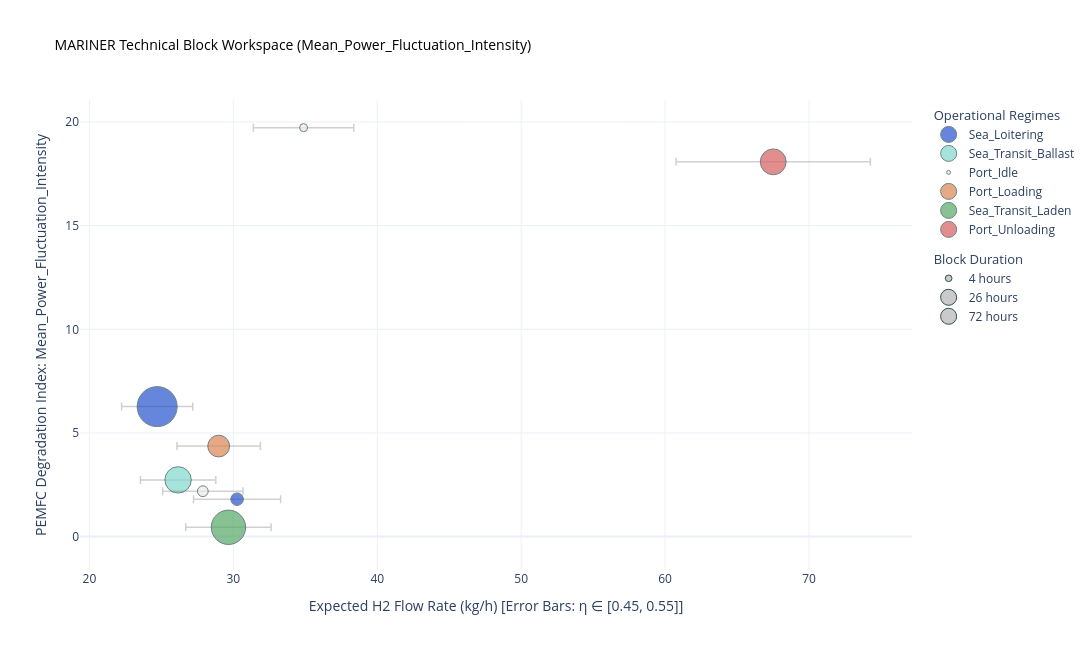
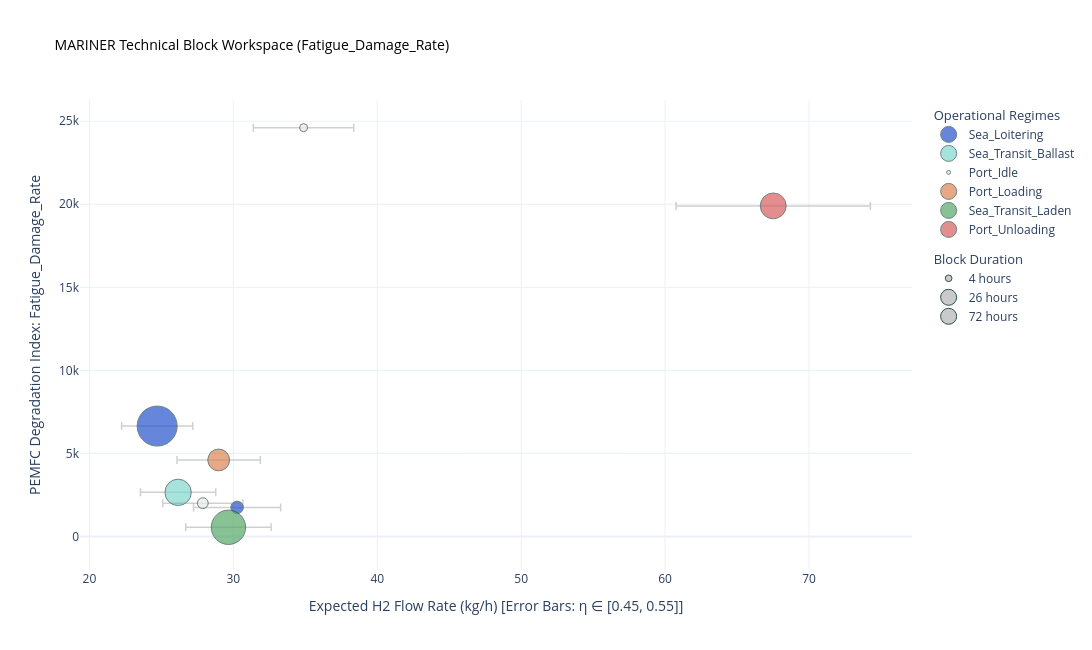

The code cell stored with these charts, in order, in its notebook:
### Code cell
fig_bricks_fluctuation = plot_block_space(registry_df, y_axis_metric='Mean_Power_Fluctuation_Intensity')
fig_bricks_fluctuation.show()
fig_bricks_fatigue = plot_block_space(registry_df, y_axis_metric='Fatigue_Damage_Rate')
fig_bricks_fatigue.show()

### Figure 1 — Plotly figure (JSON) as saved in the notebook; plotly's stock layout.template omitted (floating-point values rounded to 4 significant figures)
{"data": [{"error_x": {"array": [2.471, 3.026], "color": "rgba(120,120,120,0.35)", "symmetric": true, "thickness": 1.5, "type": "data", "width": 4}, "hoverinfo": "text", "legendgroup": "Modes", "legendgrouptitle": {"text": "Operational Regimes"}, "marker": {"color": "#2653CC", "line": {"color": "DarkSlateGrey", "width": 1}, "size": [72.25, 7.083], "sizemin": 4, "sizemode": "area", "sizeref": 0.09031}, "mode": "markers", "name": "Sea_Loitering", "text": ["<b>Mode Block: Sea_Loitering</b><br>File Origin: Rotherhithe_voy_179.csv<br>Start Timestamp: 2025-12-23 14:35<br>Total Duration: 72.25 h<br>Mean Power Demand: 407.5 kW<br>-----------------------------------<br>H2 Rate: [22.24 - 27.18] kg/h<br>Fatigue Damage Rate: 6643.5801 (/s)<br>Power Fluctuation: 6.27 (kW²/s²)<br>", "<b>Mode Block: Sea_Loitering</b><br>File Origin: Rotherhithe_voy_179.csv<br>Start Timestamp: 2025-12-30 00:55<br>Total Duration: 7.08 h<br>Mean Power Demand: 499.1 kW<br>-----------------------------------<br>H2 Rate: [27.24 - 33.29] kg/h<br>Fatigue Damage Rate: 1747.0618 (/s)<br>Power Fluctuation: 1.80 (kW²/s²)<br>"], "type": "scatter", "x": [24.71, 30.26], "y": [6.269, 1.802]}, {"error_x": {"array": [2.616], "color": "rgba(120,120,120,0.35)", "symmetric": true, "thickness": 1.5, "type": "data", "width": 4}, "hoverinfo": "text", "legendgroup": "Modes", "legendgrouptitle": {"text": "Operational Regimes"}, "marker": {"color": "#81D8D0", "line": {"color": "DarkSlateGrey", "width": 1}, "size": [31.42], "sizemin": 4, "sizemode": "area", "sizeref": 0.09031}, "mode": "markers", "name": "Sea_Transit_Ballast", "text": ["<b>Mode Block: Sea_Transit_Ballast</b><br>File Origin: Rotherhithe_voy_179.csv<br>Handling: Separated<br>Start Timestamp: 2025-12-22 10:50<br>Total Duration: 31.42 h<br>Mean Power Demand: 431.5 kW<br>-----------------------------------<br>H2 Rate: [23.55 - 28.78] kg/h<br>Fatigue Damage Rate: 2651.6218 (/s)<br>Power Fluctuation: 2.73 (kW²/s²)<br>"], "type": "scatter", "x": [26.16], "y": [2.732]}, {"error_x": {"array": [2.788, 3.488], "color": "rgba(120,120,120,0.35)", "symmetric": true, "thickness": 1.5, "type": "data", "width": 4}, "hoverinfo": "text", "legendgroup": "Modes", "legendgrouptitle": {"text": "Operational Regimes"}, "marker": {"color": "#EAEAEA", "line": {"color": "DarkSlateGrey", "width": 1}, "size": [5.25, 2.5], "sizemin": 4, "sizemode": "area", "sizeref": 0.09031}, "mode": "markers", "name": "Port_Idle", "text": ["<b>Mode Block: Port_Idle</b><br>File Origin: Rotherhithe_voy_179.csv<br>Start Timestamp: 2025-12-27 15:55<br>Total Duration: 5.25 h<br>Mean Power Demand: 459.9 kW<br>-----------------------------------<br>H2 Rate: [25.09 - 30.67] kg/h<br>Fatigue Damage Rate: 2001.5266 (/s)<br>Power Fluctuation: 2.18 (kW²/s²)<br>", "<b>Mode Block: Port_Idle</b><br>File Origin: Rotherhithe_voy_179.csv<br>Start Timestamp: 2025-12-30 09:35<br>Total Duration: 2.50 h<br>Mean Power Demand: 575.3 kW<br>-----------------------------------<br>H2 Rate: [31.39 - 38.37] kg/h<br>Fatigue Damage Rate: 24614.2304 (/s)<br>Power Fluctuation: 19.73 (kW²/s²)<br>"], "type": "scatter", "x": [27.88, 34.88], "y": [2.185, 19.73]}, {"error_x": {"array": [2.898], "color": "rgba(120,120,120,0.35)", "symmetric": true, "thickness": 1.5, "type": "data", "width": 4}, "hoverinfo": "text", "legendgroup": "Modes", "legendgrouptitle": {"text": "Operational Regimes"}, "marker": {"color": "#DD8452", "line": {"color": "DarkSlateGrey", "width": 1}, "size": [21.42], "sizemin": 4, "sizemode": "area", "sizeref": 0.09031}, "mode": "markers", "name": "Port_Loading", "text": ["<b>Mode Block: Port_Loading</b><br>File Origin: Rotherhithe_voy_179.csv<br>Start Timestamp: 2025-12-26 18:30<br>Total Duration: 21.42 h<br>Mean Power Demand: 478.0 kW<br>-----------------------------------<br>H2 Rate: [26.08 - 31.88] kg/h<br>Fatigue Damage Rate: 4604.0597 (/s)<br>Power Fluctuation: 4.36 (kW²/s²)<br>"], "type": "scatter", "x": [28.98], "y": [4.364]}, {"error_x": {"array": [2.966], "color": "rgba(120,120,120,0.35)", "symmetric": true, "thickness": 1.5, "type": "data", "width": 4}, "hoverinfo": "text", "legendgroup": "Modes", "legendgrouptitle": {"text": "Operational Regimes"}, "marker": {"color": "#55A868", "line": {"color": "DarkSlateGrey", "width": 1}, "size": [53.33], "sizemin": 4, "sizemode": "area", "sizeref": 0.09031}, "mode": "markers", "name": "Sea_Transit_Laden", "text": ["<b>Mode Block: Sea_Transit_Laden</b><br>File Origin: Rotherhithe_voy_179.csv<br>Handling: Separated<br>Start Timestamp: 2025-12-27 21:10<br>Total Duration: 53.33 h<br>Mean Power Demand: 489.2 kW<br>-----------------------------------<br>H2 Rate: [26.69 - 32.63] kg/h<br>Fatigue Damage Rate: 548.1950 (/s)<br>Power Fluctuation: 0.44 (kW²/s²)<br>"], "type": "scatter", "x": [29.66], "y": [0.4447]}, {"error_x": {"array": [6.751], "color": "rgba(120,120,120,0.35)", "symmetric": true, "thickness": 1.5, "type": "data", "width": 4}, "hoverinfo": "text", "legendgroup": "Modes", "legendgrouptitle": {"text": "Operational Regimes"}, "marker": {"color": "#D65F5F", "line": {"color": "DarkSlateGrey", "width": 1}, "size": [30.17], "sizemin": 4, "sizemode": "area", "sizeref": 0.09031}, "mode": "markers", "name": "Port_Unloading", "text": ["<b>Mode Block: Port_Unloading</b><br>File Origin: Rotherhithe_voy_179.csv<br>Start Timestamp: 2025-12-30 12:05<br>Total Duration: 30.17 h<br>Mean Power Demand: 1113.5 kW<br>-----------------------------------<br>H2 Rate: [60.76 - 74.27] kg/h<br>Fatigue Damage Rate: 19903.5727 (/s)<br>Power Fluctuation: 18.08 (kW²/s²)<br>"], "type": "scatter", "x": [67.51], "y": [18.08]}, {"legendgroup": "Size", "legendgrouptitle": {"text": "Block Duration"}, "marker": {"color": "rgba(150,150,150,0.5)", "line": {"color": "DarkSlateGrey", "width": 1}, "size": 6.655}, "mode": "markers", "name": "4 hours", "type": "scatter", "x": [null], "y": [null]}, {"legendgroup": "Size", "legendgrouptitle": {"text": "Block Duration"}, "marker": {"color": "rgba(150,150,150,0.5)", "line": {"color": "DarkSlateGrey", "width": 1}, "size": 16.97}, "mode": "markers", "name": "26 hours", "type": "scatter", "x": [null], "y": [null]}, {"legendgroup": "Size", "legendgrouptitle": {"text": "Block Duration"}, "marker": {"color": "rgba(150,150,150,0.5)", "line": {"color": "DarkSlateGrey", "width": 1}, "size": 28.24}, "mode": "markers", "name": "72 hours", "type": "scatter", "x": [null], "y": [null]}], "layout": {"height": 650, "hovermode": "closest", "title": {"font": {"color": "black", "size": 14}, "text": "MARINER Technical Block Workspace (Mean_Power_Fluctuation_Intensity)"}, "width": 1100, "xaxis": {"title": {"text": "Expected H2 Flow Rate (kg/h) [Error Bars: η ∈ [0.45, 0.55]]"}}, "yaxis": {"title": {"text": "PEMFC Degradation Index: Mean_Power_Fluctuation_Intensity"}}}}

### Figure 2 — Plotly figure (JSON) as saved in the notebook; plotly's stock layout.template omitted (floating-point values rounded to 4 significant figures)
{"data": [{"error_x": {"array": [2.471, 3.026], "color": "rgba(120,120,120,0.35)", "symmetric": true, "thickness": 1.5, "type": "data", "width": 4}, "hoverinfo": "text", "legendgroup": "Modes", "legendgrouptitle": {"text": "Operational Regimes"}, "marker": {"color": "#2653CC", "line": {"color": "DarkSlateGrey", "width": 1}, "size": [72.25, 7.083], "sizemin": 4, "sizemode": "area", "sizeref": 0.09031}, "mode": "markers", "name": "Sea_Loitering", "text": ["<b>Mode Block: Sea_Loitering</b><br>File Origin: Rotherhithe_voy_179.csv<br>Start Timestamp: 2025-12-23 14:35<br>Total Duration: 72.25 h<br>Mean Power Demand: 407.5 kW<br>-----------------------------------<br>H2 Rate: [22.24 - 27.18] kg/h<br>Fatigue Damage Rate: 6643.5801 (/s)<br>Power Fluctuation: 6.27 (kW²/s²)<br>", "<b>Mode Block: Sea_Loitering</b><br>File Origin: Rotherhithe_voy_179.csv<br>Start Timestamp: 2025-12-30 00:55<br>Total Duration: 7.08 h<br>Mean Power Demand: 499.1 kW<br>-----------------------------------<br>H2 Rate: [27.24 - 33.29] kg/h<br>Fatigue Damage Rate: 1747.0618 (/s)<br>Power Fluctuation: 1.80 (kW²/s²)<br>"], "type": "scatter", "x": [24.71, 30.26], "y": [6644.0, 1747.0]}, {"error_x": {"array": [2.616], "color": "rgba(120,120,120,0.35)", "symmetric": true, "thickness": 1.5, "type": "data", "width": 4}, "hoverinfo": "text", "legendgroup": "Modes", "legendgrouptitle": {"text": "Operational Regimes"}, "marker": {"color": "#81D8D0", "line": {"color": "DarkSlateGrey", "width": 1}, "size": [31.42], "sizemin": 4, "sizemode": "area", "sizeref": 0.09031}, "mode": "markers", "name": "Sea_Transit_Ballast", "text": ["<b>Mode Block: Sea_Transit_Ballast</b><br>File Origin: Rotherhithe_voy_179.csv<br>Handling: Separated<br>Start Timestamp: 2025-12-22 10:50<br>Total Duration: 31.42 h<br>Mean Power Demand: 431.5 kW<br>-----------------------------------<br>H2 Rate: [23.55 - 28.78] kg/h<br>Fatigue Damage Rate: 2651.6218 (/s)<br>Power Fluctuation: 2.73 (kW²/s²)<br>"], "type": "scatter", "x": [26.16], "y": [2652.0]}, {"error_x": {"array": [2.788, 3.488], "color": "rgba(120,120,120,0.35)", "symmetric": true, "thickness": 1.5, "type": "data", "width": 4}, "hoverinfo": "text", "legendgroup": "Modes", "legendgrouptitle": {"text": "Operational Regimes"}, "marker": {"color": "#EAEAEA", "line": {"color": "DarkSlateGrey", "width": 1}, "size": [5.25, 2.5], "sizemin": 4, "sizemode": "area", "sizeref": 0.09031}, "mode": "markers", "name": "Port_Idle", "text": ["<b>Mode Block: Port_Idle</b><br>File Origin: Rotherhithe_voy_179.csv<br>Start Timestamp: 2025-12-27 15:55<br>Total Duration: 5.25 h<br>Mean Power Demand: 459.9 kW<br>-----------------------------------<br>H2 Rate: [25.09 - 30.67] kg/h<br>Fatigue Damage Rate: 2001.5266 (/s)<br>Power Fluctuation: 2.18 (kW²/s²)<br>", "<b>Mode Block: Port_Idle</b><br>File Origin: Rotherhithe_voy_179.csv<br>Start Timestamp: 2025-12-30 09:35<br>Total Duration: 2.50 h<br>Mean Power Demand: 575.3 kW<br>-----------------------------------<br>H2 Rate: [31.39 - 38.37] kg/h<br>Fatigue Damage Rate: 24614.2304 (/s)<br>Power Fluctuation: 19.73 (kW²/s²)<br>"], "type": "scatter", "x": [27.88, 34.88], "y": [2002.0, 24610.0]}, {"error_x": {"array": [2.898], "color": "rgba(120,120,120,0.35)", "symmetric": true, "thickness": 1.5, "type": "data", "width": 4}, "hoverinfo": "text", "legendgroup": "Modes", "legendgrouptitle": {"text": "Operational Regimes"}, "marker": {"color": "#DD8452", "line": {"color": "DarkSlateGrey", "width": 1}, "size": [21.42], "sizemin": 4, "sizemode": "area", "sizeref": 0.09031}, "mode": "markers", "name": "Port_Loading", "text": ["<b>Mode Block: Port_Loading</b><br>File Origin: Rotherhithe_voy_179.csv<br>Start Timestamp: 2025-12-26 18:30<br>Total Duration: 21.42 h<br>Mean Power Demand: 478.0 kW<br>-----------------------------------<br>H2 Rate: [26.08 - 31.88] kg/h<br>Fatigue Damage Rate: 4604.0597 (/s)<br>Power Fluctuation: 4.36 (kW²/s²)<br>"], "type": "scatter", "x": [28.98], "y": [4604.0]}, {"error_x": {"array": [2.966], "color": "rgba(120,120,120,0.35)", "symmetric": true, "thickness": 1.5, "type": "data", "width": 4}, "hoverinfo": "text", "legendgroup": "Modes", "legendgrouptitle": {"text": "Operational Regimes"}, "marker": {"color": "#55A868", "line": {"color": "DarkSlateGrey", "width": 1}, "size": [53.33], "sizemin": 4, "sizemode": "area", "sizeref": 0.09031}, "mode": "markers", "name": "Sea_Transit_Laden", "text": ["<b>Mode Block: Sea_Transit_Laden</b><br>File Origin: Rotherhithe_voy_179.csv<br>Handling: Separated<br>Start Timestamp: 2025-12-27 21:10<br>Total Duration: 53.33 h<br>Mean Power Demand: 489.2 kW<br>-----------------------------------<br>H2 Rate: [26.69 - 32.63] kg/h<br>Fatigue Damage Rate: 548.1950 (/s)<br>Power Fluctuation: 0.44 (kW²/s²)<br>"], "type": "scatter", "x": [29.66], "y": [548.2]}, {"error_x": {"array": [6.751], "color": "rgba(120,120,120,0.35)", "symmetric": true, "thickness": 1.5, "type": "data", "width": 4}, "hoverinfo": "text", "legendgroup": "Modes", "legendgrouptitle": {"text": "Operational Regimes"}, "marker": {"color": "#D65F5F", "line": {"color": "DarkSlateGrey", "width": 1}, "size": [30.17], "sizemin": 4, "sizemode": "area", "sizeref": 0.09031}, "mode": "markers", "name": "Port_Unloading", "text": ["<b>Mode Block: Port_Unloading</b><br>File Origin: Rotherhithe_voy_179.csv<br>Start Timestamp: 2025-12-30 12:05<br>Total Duration: 30.17 h<br>Mean Power Demand: 1113.5 kW<br>-----------------------------------<br>H2 Rate: [60.76 - 74.27] kg/h<br>Fatigue Damage Rate: 19903.5727 (/s)<br>Power Fluctuation: 18.08 (kW²/s²)<br>"], "type": "scatter", "x": [67.51], "y": [19900.0]}, {"legendgroup": "Size", "legendgrouptitle": {"text": "Block Duration"}, "marker": {"color": "rgba(150,150,150,0.5)", "line": {"color": "DarkSlateGrey", "width": 1}, "size": 6.655}, "mode": "markers", "name": "4 hours", "type": "scatter", "x": [null], "y": [null]}, {"legendgroup": "Size", "legendgrouptitle": {"text": "Block Duration"}, "marker": {"color": "rgba(150,150,150,0.5)", "line": {"color": "DarkSlateGrey", "width": 1}, "size": 16.97}, "mode": "markers", "name": "26 hours", "type": "scatter", "x": [null], "y": [null]}, {"legendgroup": "Size", "legendgrouptitle": {"text": "Block Duration"}, "marker": {"color": "rgba(150,150,150,0.5)", "line": {"color": "DarkSlateGrey", "width": 1}, "size": 28.24}, "mode": "markers", "name": "72 hours", "type": "scatter", "x": [null], "y": [null]}], "layout": {"height": 650, "hovermode": "closest", "title": {"font": {"color": "black", "size": 14}, "text": "MARINER Technical Block Workspace (Fatigue_Damage_Rate)"}, "width": 1100, "xaxis": {"title": {"text": "Expected H2 Flow Rate (kg/h) [Error Bars: η ∈ [0.45, 0.55]]"}}, "yaxis": {"title": {"text": "PEMFC Degradation Index: Fatigue_Damage_Rate"}}}}
